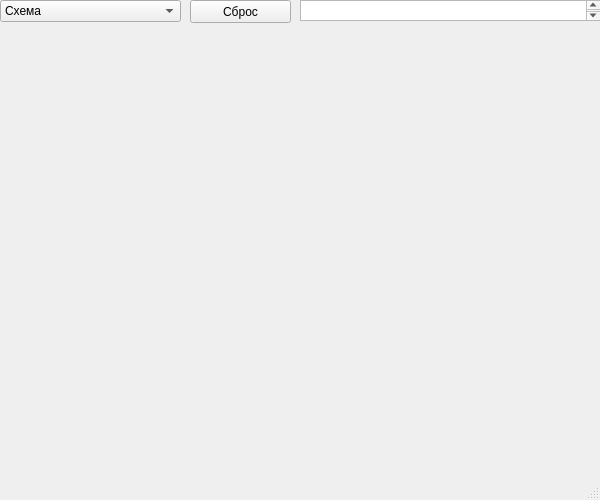
<?xml version="1.0" encoding="UTF-8"?>
<ui version="4.0">
 <class>MainWindow</class>
 <widget class="QMainWindow" name="MainWindow">
  <property name="geometry">
   <rect>
    <x>0</x>
    <y>0</y>
    <width>600</width>
    <height>500</height>
   </rect>
  </property>
  <property name="windowTitle">
   <string>MainWindow</string>
  </property>
  <widget class="QWidget" name="centralwidget">
   <widget class="QComboBox" name="comboBox">
    <property name="geometry">
     <rect>
      <x>0</x>
      <y>0</y>
      <width>181</width>
      <height>22</height>
     </rect>
    </property>
    <item>
     <property name="text">
      <string>Схема</string>
     </property>
    </item>
    <item>
     <property name="text">
      <string>Спутник</string>
     </property>
    </item>
    <item>
     <property name="text">
      <string>Гибрид</string>
     </property>
    </item>
   </widget>
   <widget class="QPushButton" name="pushButton">
    <property name="geometry">
     <rect>
      <x>190</x>
      <y>0</y>
      <width>101</width>
      <height>23</height>
     </rect>
    </property>
    <property name="text">
     <string>Сброс</string>
    </property>
   </widget>
   <widget class="QTextEdit" name="textEdit">
    <property name="geometry">
     <rect>
      <x>300</x>
      <y>0</y>
      <width>301</width>
      <height>21</height>
     </rect>
    </property>
    <property name="readOnly">
     <bool>true</bool>
    </property>
   </widget>
   <widget class="QLabel" name="label">
    <property name="geometry">
     <rect>
      <x>0</x>
      <y>30</y>
      <width>591</width>
      <height>431</height>
     </rect>
    </property>
    <property name="text">
     <string/>
    </property>
   </widget>
  </widget>
  <widget class="QMenuBar" name="menubar">
   <property name="geometry">
    <rect>
     <x>0</x>
     <y>0</y>
     <width>600</width>
     <height>21</height>
    </rect>
   </property>
  </widget>
  <widget class="QStatusBar" name="statusbar"/>
 </widget>
 <resources/>
 <connections/>
</ui>
